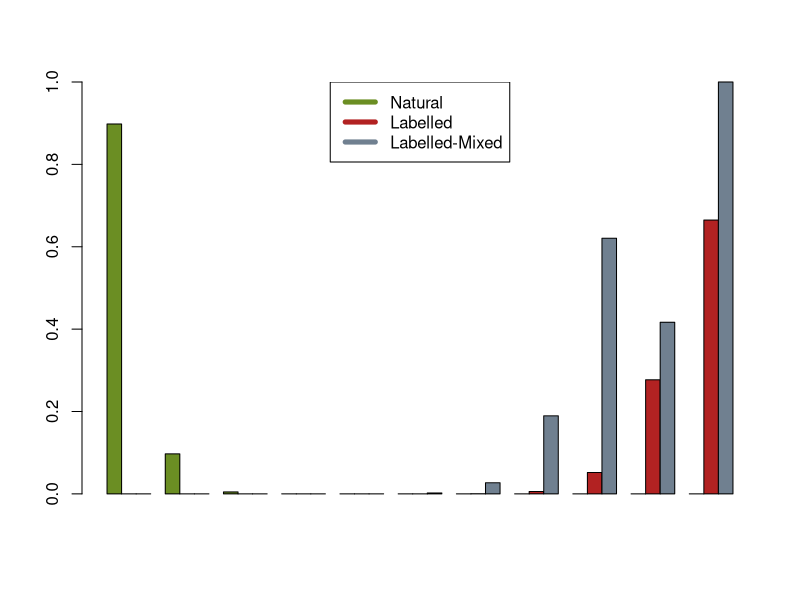

Source code (R):
# calculate ratio of M+s relative to M (or M'-s relative to M')
getNormalisedIsotopePatternRatio<-function(a,s,p){
  return( (p^(a-s)) * ((1.-p)^s) * choose(a,s) / (p^a) )
}
# caluclate the absolute, relative ratio of M+s (or M'-s)
# Note: similar to getNormalisedIsotopePatternRatio but no normalisation to M (or M') is performed
getAbsoluteIsotopePatternRatio<-function(a,s,p){
  return( (p^(a-s)) * ((1.-p)^s) * choose(a,s))
}
# calculates the isotopic enrichment using M+s and M (or M'-s and M')
getIsotopicEnrichment<-function(a,s,r){
  return( choose(a,s)^(1./s) / ( choose(a,s)^(1./s)+r^(1./s) ) )
}


# example
# Calculate isotopic enrichment using M+1 and M (or M'-1 and M')
# Note: Use determined number of carbon atoms (delta M' and M) only in AllExtract data processing or 
#       to determine the isotopic enrichment of the 13C-labelled tracer
substitutions=1

Cn=10
ratioOfMpOneToM=.15
print(sprintf("Enrichment is %.2f%% at a ratio of %.4f with Cn %d at M+%d/M (or M'-%d/M')", getIsotopicEnrichment(Cn, substitutions, ratioOfMpOneToM)*100, ratioOfMpOneToM, Cn, substitutions, substitutions))

CnPos=0:Cn
natRatios=getAbsoluteIsotopePatternRatio(Cn, CnPos, 0.9893)
labRatios=getAbsoluteIsotopePatternRatio(Cn, CnPos, 0.96)

labRatios2=c(0,0,getAbsoluteIsotopePatternRatio(Cn-2, CnPos[0:(length(CnPos)-2)], 0.96))*.5+labRatios
labRatios2=labRatios2/max(labRatios2)

m=rbind(natRatios, rev(labRatios), rev(labRatios2))
rownames(m)=c("Natural", "Labelled", "Labelled-Mixed")

barplot(m, beside=T, col=c("olivedrab", "firebrick", "slategrey"))
legend("top", legend=rownames(m), col=c("olivedrab", "firebrick", "slategrey"), lwd=5)


